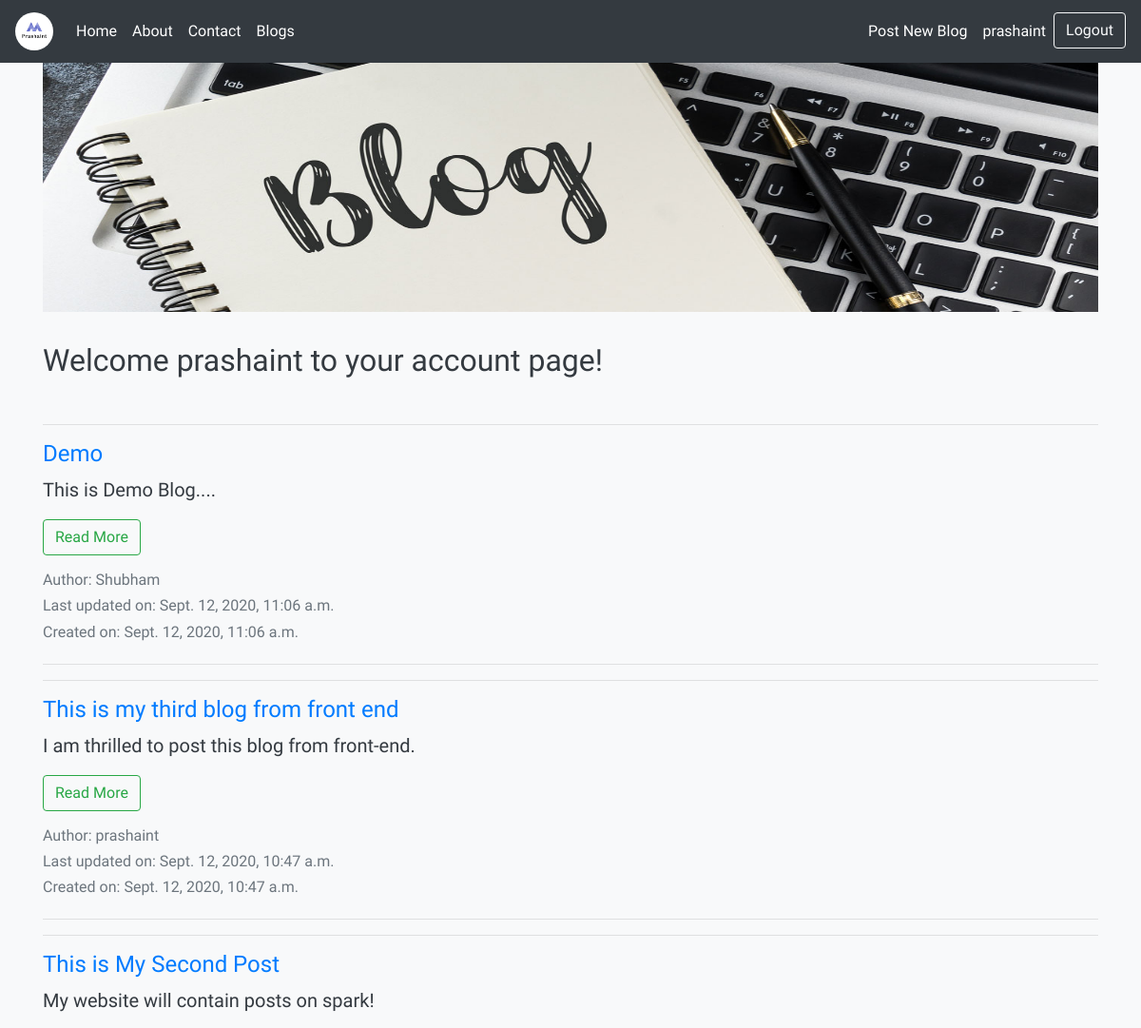
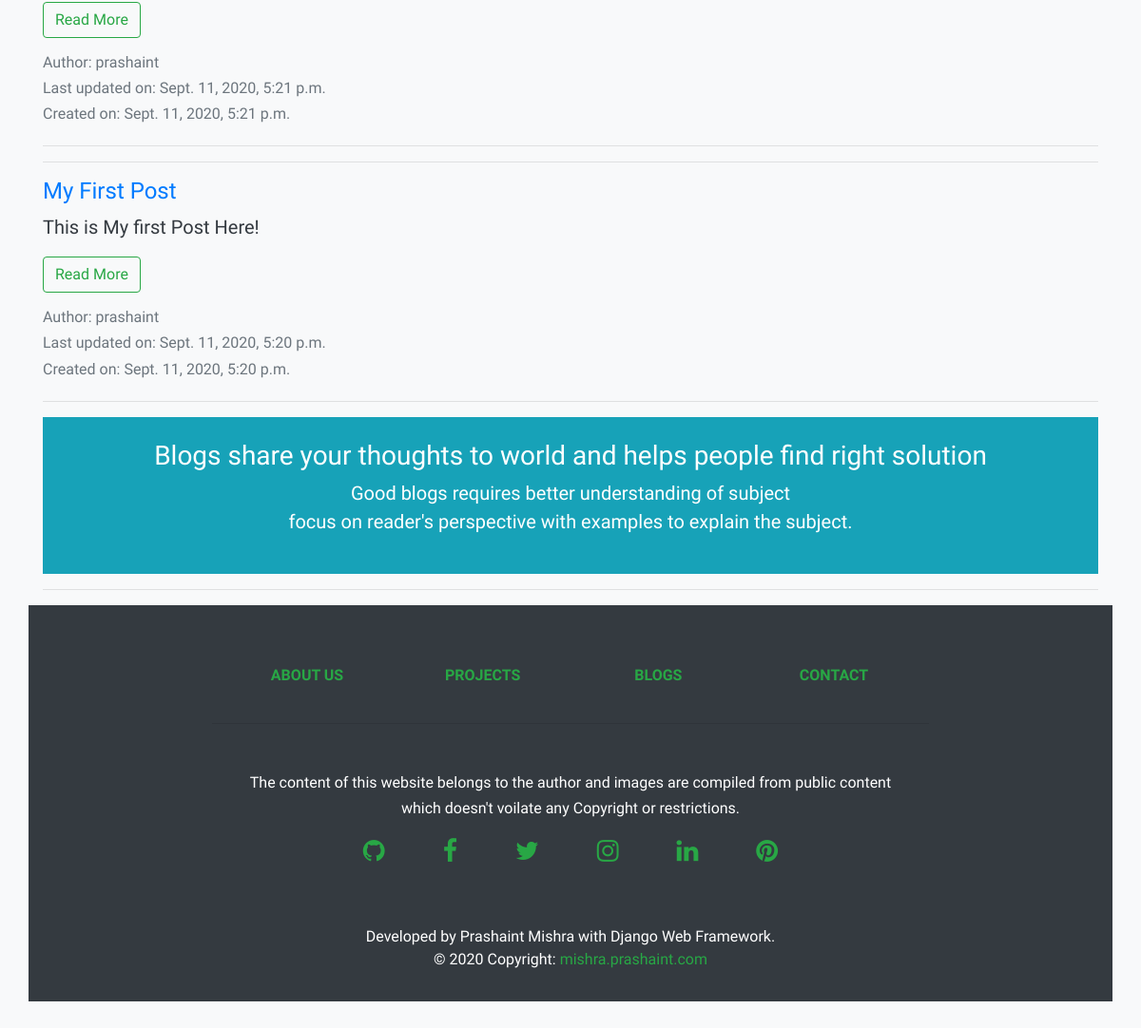
The page /blogs/curr_user_blogs/ (signed in) on the database its author committed (2 pictures, top to bottom).
### blogs/models.py (models this page shows, shortened)
class BlogPost(models.Model):
    title = models.CharField(max_length=200, unique=True)
    author = models.ForeignKey(User, on_delete=models.CASCADE, related_name='blog_author')
    updated_on = models.DateTimeField(auto_now=True)
    content = models.TextField()
    created_on = models.DateTimeField(auto_now_add=True)
    status = models.IntegerField(choices=STATUS, default=0)
    class Meta:
        ordering = ['-created_on']

### blogs/views.py (the view)
# urls.py: path('curr_user_blogs/', views.curr_user_blogs, name="curr_user_blogs"),
def curr_user_blogs(request):
	blogs = BlogPost.objects.all()
	return render(request, 'blogs/curr_user_blogs.html', {'blogs':blogs})

### blogs/templates/blogs/curr_user_blogs.html
{% extends 'blogs/base.html' %}
{% block content %}
{% load static %}
  <div class="container marketing">
  <h2>Welcome {{ user.username }} to your account page!</h2><br>
{% for blog in blogs %}
<hr class="featurette-divider">
    <div class="row featurette">
      <div class="col-md-7">
        <a href="{% url 'blogs:details' blog.id %}"><h4>{{ blog.title }}</h4></a>
        <p class="lead">{{ blog.content }}</p>
        <p><a class="btn btn-outline-success" href="{% url 'blogs:details' blog.id %}" role="button">Read More</a></p>
        <h6><span class="text-muted">Author: {{ blog.author }}</span></h6>
        <h6><span class="text-muted">Last updated on: {{ blog.updated_on }}</span></h6>
        <h6><span class="text-muted">Created on: {{ blog.created_on }}</span></h6>
      </div>
    </div>
    <hr class="featurette-divider">
{% endfor %}
<div class="container-sm mt-3 text-center bg-info text-white">
  <br>
  <h3 class="display-6">Blogs share your thoughts to world and helps people find right solution</h1>
  <p class="lead">Good blogs requires better understanding of subject<br>focus on reader's perspective with examples to explain the subject.  </p>
  <br>
</div>
<hr class="featurette-divider">
  </div>
{% endblock %}

### blogs/templates/blogs/base.html (shortened to what this page needs)
{% load static %}
<!doctype html>
<html lang="en">
  <head>
    <link rel="stylesheet" href="https://stackpath.bootstrapcdn.com/bootstrap/4.5.0/css/bootstrap.min.css">
    <link rel="stylesheet" href="https://maxcdn.bootstrapcdn.com/font-awesome/4.7.0/css/font-awesome.min.css">
    <link rel="stylesheet" type="text/css" href="{% static '/custom.css' %}"/>
    <link href="{% static '/carousel.css' %}" rel="stylesheet">
  </head>
  <body class="bg-light text-dark">
    <header>
  <nav class="navbar navbar-expand-lg navbar-dark bg-dark text-white fixed-top">
    <a class="navbar-brand" href="{% url 'home' %}">
      <img class="rounded-circle" src="{% static '/logo.png' %}" alt="Logo" style="width:40px;">
    </a>
    <div class="collapse navbar-collapse" id="navbarCollapse">
      <ul class="navbar-nav mr-auto">
        <li class="nav-item">
          <a class="nav-link text-white" href="{% url 'home' %}">Home</a>
        </li>
        <li class="nav-item">
          <a class="nav-link text-white" href="{% url 'about' %}">About</a>
        </li>
        <li class="nav-item">
          <a class="nav-link text-white" href="#">Contact</a>
        </li>
        <li class="nav-item">
          <a class="nav-link text-white" href="{% url 'blogs:tech_blogs' %}">Blogs</a>
        </li>
      </ul>
        {% if user.is_authenticated %}
        <ul class="navbar-nav ml-auto">
        <li class="nav-item" >
            <a class="nav-link text-white" href="{% url 'blogs:new_blog_post' %}">Post New Blog</a>
        </li>
        <li class="nav-item" >
          <a class="nav-link text-white" href="{% url 'blogs:curr_user_blogs' %}">{{ user.username }} </a>
        </li>
        <li class="nav-item">
          <form action="{% url 'blogs:user_logout' %}" method="POST">
            <button class="btn btn-outline-light" type="submit">Logout</button>
          </form>
        </li>
      </ul>
        {% endif %}
    </div>
  </nav>
  <div class="container-lg mt-3 text-center text-info">
    <div class="jumbotron jumbotron-fluid bg-dark text-white" style="background-image: url({% static '/blogging_banner.jpg' %}); background-size: 100% 100%;">
      <div class="container-sm mt-3 text-center text-info">
      <br><br><br><br><br>
      </div>
    </div>
  </div>
</header>
<main role="main">
{% block content %}{% endblock %}
<footer class="container p-3 my-3 bg-dark text-white">
  <div class="container bg-dark text-white">
    <div class="row text-center d-flex justify-content-center pt-5 mb-3  text-white">
      <div class="col-md-2 mb-3 text-white">
        <h6 class="text-uppercase font-weight-bold">
          <a class="text-success" href="{% url 'about' %}">About us</a>
        </h6>
      </div>
      <div class="col-md-2 mb-3 text-white">
        <h6 class="text-uppercase font-weight-bold">
          <a class="text-success" href="#!">Projects</a>
        </h6>
      </div>
      <div class="col-md-2 mb-3 text-white">
        <h6 class="text-uppercase font-weight-bold">
          <a class="text-success" href="{% url 'blogs:tech_blogs' %}">Blogs</a>
        </h6>
      </div>
      <div class="col-md-2 mb-3 text-white">
        <h6 class="text-uppercase font-weight-bold">
          <a class="text-success" href="#!">Contact</a>
        </h6>
      </div>
    </div>
    <hr class="rgba-white-light" style="margin: 0 15%;">
    <div class="row d-flex text-center justify-content-center mb-md-0 mb-4">
      <div class="col-md-8 col-12 mt-5">
        <p style="line-height: 1.7rem">The content of this website belongs to the author and images are compiled from public content which doesn't
          voilate any Copyright or restrictions.</p>
      </div>
    </div>
    <div class="row d-flex text-center justify-content-center">
      <div class="col-md-12">
        <div class="mb-5">
          <a class="git-ic text-success btn-lg" href="https://github.com/prashaint" target="_blank">
            <i class="fa fa-github fa-lg white-text mr-4"> </i>
          </a>
          <a class="fb-ic text-success btn-lg" href="https://www.facebook.com/profile.php?id=1615068882" target="_blank">
            <i class="fa fa-facebook-f fa-lg white-text mr-4"> </i>
          </a>
          <a class="tw-ic text-success btn-lg" href="https://twitter.com/MishraPrashaint" target="_blank">
            <i class="fa fa-twitter fa-lg white-text mr-4"> </i>
          </a>
          <a class="gplus-ic text-success btn-lg" href="https://www.instagram.com/prashaint/" target="_blank">
            <i class="fa fa-instagram fa-lg white-text mr-4"> </i>
          </a>
          <a class="li-ic text-success btn-lg" href="https://www.linkedin.com/in/prashaint" target="_blank">
            <i class="fa fa-linkedin fa-lg white-text mr-4"> </i>
          </a>
          <a class="pin-ic text-success btn-lg" href="https://in.pinterest.com/prashaint_mishra/" target="_blank">
            <i class="fa fa-pinterest fa-lg white-text"> </i>
          </a>
        </div>
      </div>
    </div>
  </div>
  <div class="footer-copyright text-center py-3">Developed by Prashaint Mishra with Django Web Framework.<br>© 2020 Copyright:
    <a class="text-success" href="#"> mishra.prashaint.com</a>
  </div>
</footer>
</main>
</html>

### portfolio/static/custom.css (style rules this page uses)
body { background: #f0e9e9; background-color: blanchedalmond; font-family: 'Varela Round', sans-serif; }

### portfolio/static/carousel.css (style rules this page uses)
body { padding-top: 3rem; padding-bottom: 3rem; color: #f3dede; }
.marketing h2 { font-weight: 400; }
.featurette-divider { margin: rem 0; }

### rows shown on the page
BlogPost: title "Demo", content "This is Demo Blog....", author "Shubham", updated_on "Sept. 12, 2020, 11:06 a.m.", created_on "Sept. 12, 2020, 11:06 a.m."
BlogPost: title "This is my third blog from front end", content "I am thrilled to post this blog from front-end.", author "prashaint", updated_on "Sept. 12, 2020, 10:47 a.m.", created_on "Sept. 12, 2020, 10:47 a.m."
BlogPost: title "This is My Second Post", content "My website will contain posts on spark!", author "prashaint", updated_on "Sept. 11, 2020, 5:21 p.m.", created_on "Sept. 11, 2020, 5:21 p.m."
BlogPost: title "My First Post", content "This is My first Post Here!", author "prashaint", updated_on "Sept. 11, 2020, 5:20 p.m.", created_on "Sept. 11, 2020, 5:20 p.m."

### other values the page prints
{{ user.username }} "prashaint"
